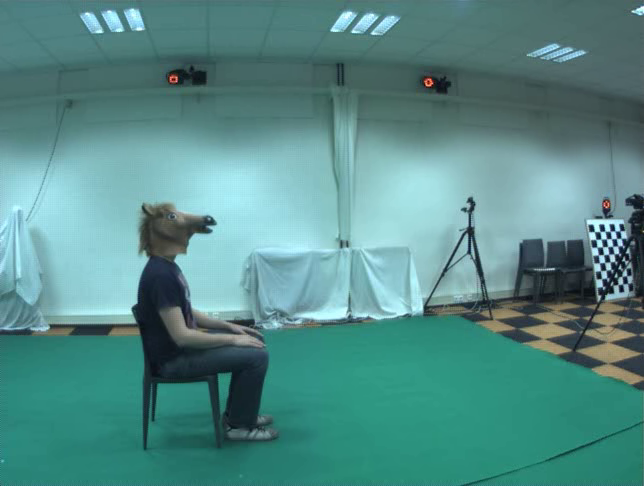
#> input picture Assignment_2/data/cam3/video.png, 644 x 486 px
$ python -i functions.py   (imports and definitions only)
#> lines starting #> are read from the running program, lines starting #| are printed output that depends on the picture
#> further down, picture is the input picture: shape (486, 644, 3); mean B, G, R 136.2, 139.5, 85.5
import numpy as np
import cv2 as cv


# [128 lines left out: functions index2d, line_intersection, interpolation, not called in this run]


def canny(image):
    """
        The canny function computes an edge detection of the image, obtaining
        an image of the edges and the new image with enhanced edges
        :param image: input RGB image
        :return: edge image and sharpened image
        """
    # split image in its three RBG channels
    r, g, b = cv.split(image)
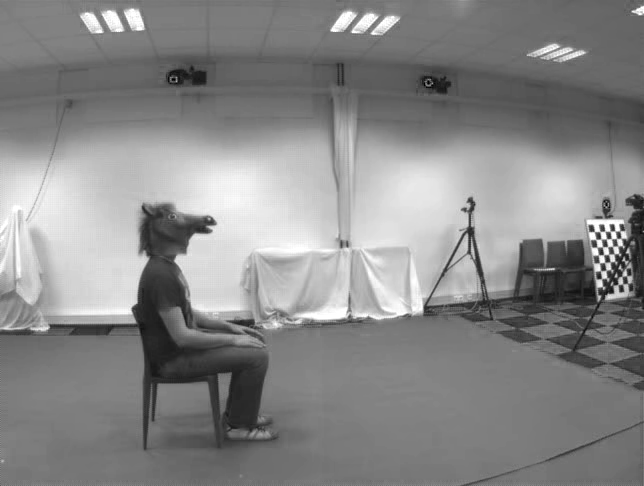
#> r: shape (486, 644); min 0, max 255, mean 136.2
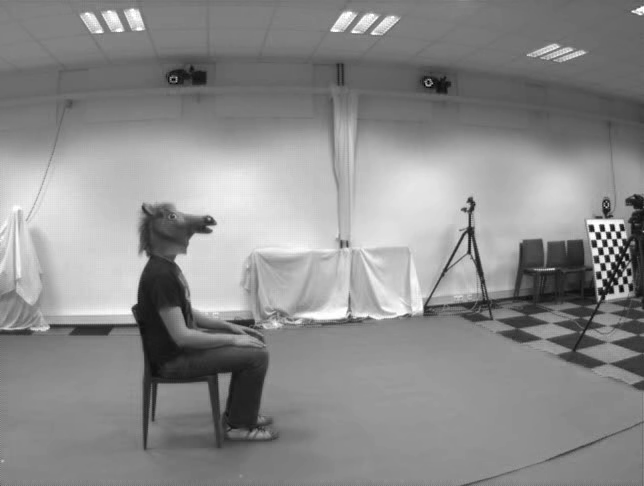
#> g: shape (486, 644); min 0, max 255, mean 139.5
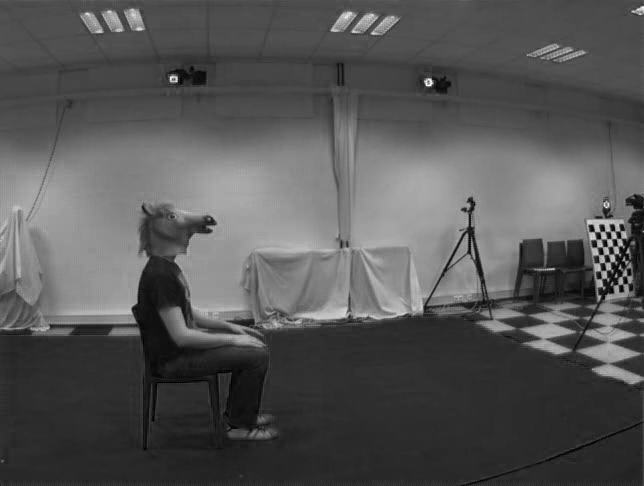
#> b: shape (486, 644); min 0, max 255, mean 85.5

    # compute canny fot each channel
    edger = cv.Canny(r, 50, 200, None, 3)
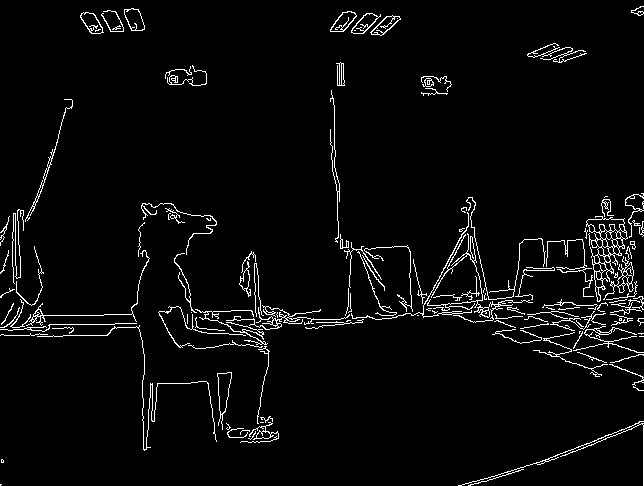
#> edger: shape (486, 644); 3.7% white in thin lines or dots
    edgeg = cv.Canny(g, 50, 200, None, 3)
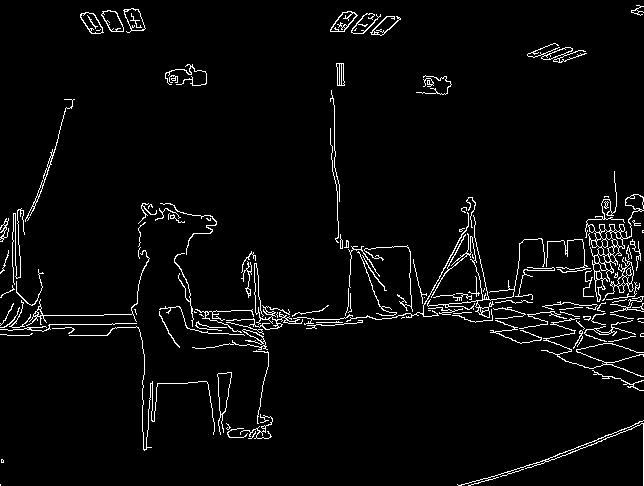
#> edgeg: shape (486, 644); 3.7% white in thin lines or dots
    edgeb = cv.Canny(b, 50, 200, None, 3)
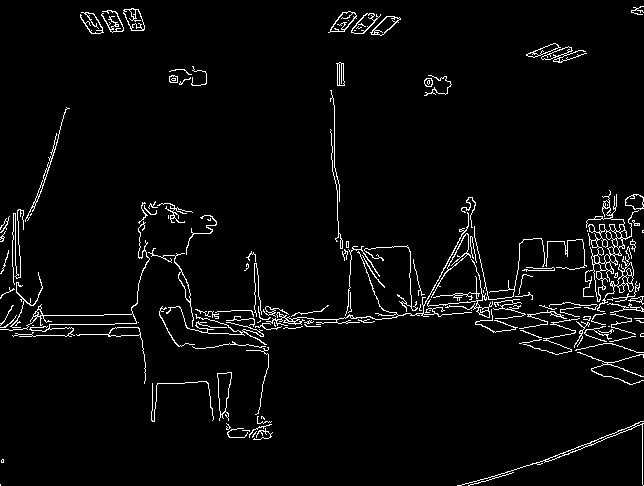
#> edgeb: shape (486, 644); 3.6% white in thin lines or dots

    # add all channels
    edge = cv.merge([edger, edgeg, edgeb])
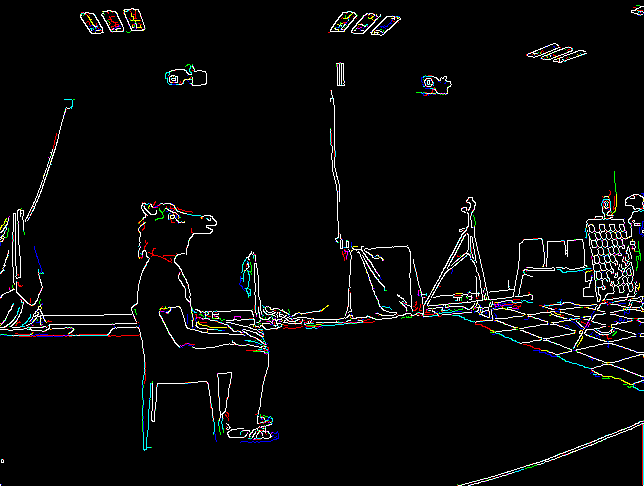
#> edge: shape (486, 644, 3); mean B, G, R 9.4, 9.4, 9.2

    # add the edges to the original image
    sharpened = edge + image

    return edge, sharpened


# [136 lines left out: functions calibration, reject_outliers, online_phase, not called in this run]

>>> import cv2
>>> picture = cv2.imread('../Assignment_2/data/cam3/video.png')
>>> result = canny(picture)
